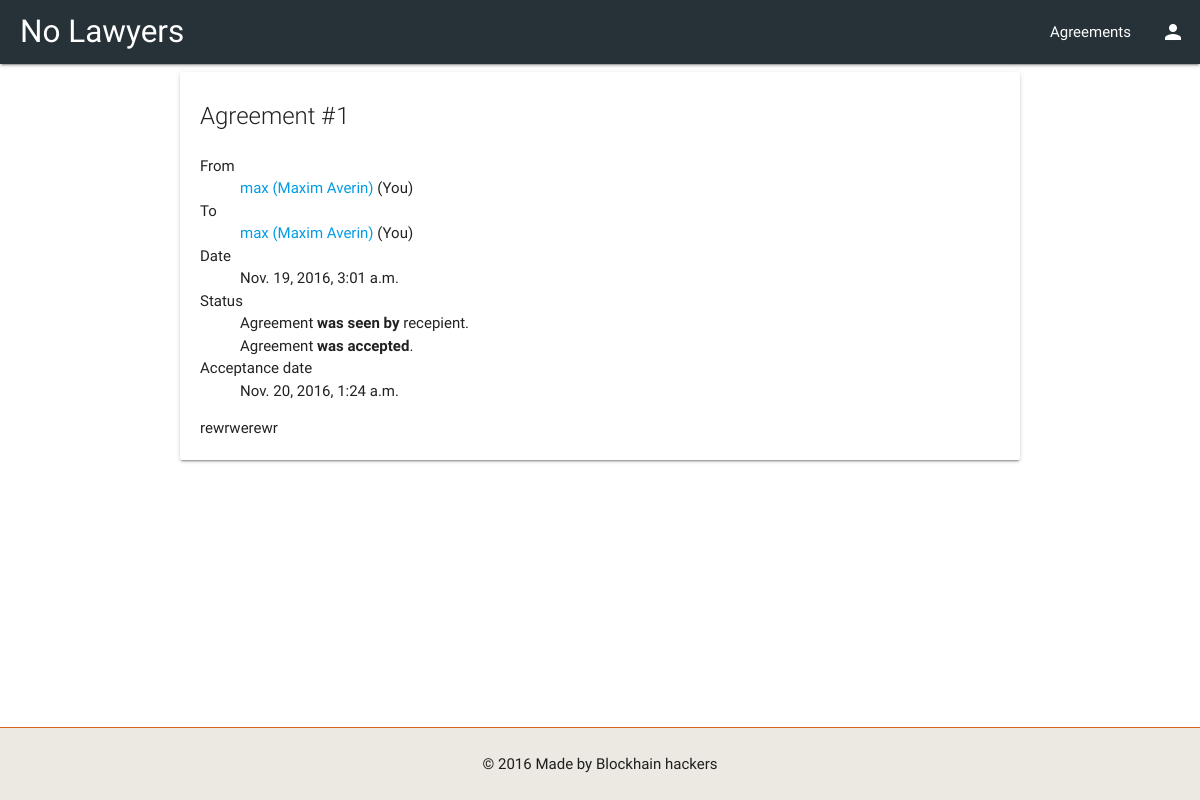
Screenshot of /offers/1/ (signed in) with the database file from the repository.
### offers/models.py (models this page shows, shortened)
class Offer(models.Model):
    offeror = models.ForeignKey(Profile, related_name="offeror")
    offeree = models.ForeignKey(Profile, related_name="offeree")
    terms = models.TextField()
    seen = models.BooleanField(default=False)
    accepted = models.BooleanField(default=False)
    created_date = models.DateTimeField(auto_now_add=True)
    accepted_date = models.DateTimeField(null=True)

### profiles/models.py (models this page shows, shortened)
class Profile(models.Model):
    user = models.OneToOneField(User, on_delete=models.CASCADE)

### offers/views.py (the view)
# urls.py: url(r"^(?P<id>[0-9]+)/$", views.show, name="show"),
@login_required
def show(request, id):
    try:
        offer = Offer.objects.select_related("offeror", "offeree").get(pk=id)
    except Offer.DoesNotExist:
        return HttpResponseNotFound("Offer with this ID does not exist")
    if request.user.profile not in (offer.offeror, offer.offeree):
        return HttpResponseForbidden(
            "You do not have enough permissions to view this offer")
    if not offer.seen and request.user.profile == offer.offeree:
        offer.seen = True
        offer.save()
    return render(request, "offers/show.html", {
        "offer": offer
    })

### pages/context_processors.py (called while the page is built)
def current_profile(request):
    if request.user.is_authenticated:
        return {
            "current_profile": request.user.profile
        }
    else:
        return {
            "current_profile": None
        }

### templates/offers/show.html (shortened to what this page needs)
{% extends 'pages.html' %}
{% block content %}
  <div class="container">
    <div class="card">
      <div class="card-content">
        <span class="card-title">Agreement #{{ offer.id }}</span>
        <dl class="offer-info offer-extend">
          <dt>From</dt>
          <dd><a href="{% url "profiles:show" offer.offeror.id %}">{{ offer.offeror.user.get_username }} ({{ offer.offeror.user.first_name }} {{ offer.offeror.user.last_name }})</a> {% if current_profile == offer.offeror %}(You){% endif %}</dd>
          <dt>To</dt>
          <dd><a href="{% url "profiles:show" offer.offeree.id %}">{{ offer.offeree.user.get_username }} ({{ offer.offeree.user.first_name }} {{ offer.offeree.user.last_name }})</a> {% if current_profile == offer.offeree %}(You){% endif %}</dd>
          <dt>Date</dt>
          <dd>{{ offer.created_date }}</dd>
          <dt>Status</dt>
          <dd>
            {% if offer.seen %}
              Agreement <b>was seen by</b> recepient.
            {% else %}
              Agreement <b>wasn't seen by</b> recepient.
            {% endif %}
            <br>
            {% if offer.accepted %}
              Agreement <b>was accepted</b>.
            {% else %}
              Agreement <b>wasn't accepted yet</b>.
            {% endif %}
          </dd>
          {% if offer.accepted %}
            <dt>Acceptance date</dt>
            <dd>{{ offer.accepted_date }}</dd>
          {% endif %}
        </dl>
        <div class="offer-terms">
          {{ offer.terms }}
        </div>
      </div>
    </div>
  </div>
{% endblock %}

### static/css/main.css (style rules this page uses)
html { height: 100%; }
body { min-height: 100%; display: flex; flex-direction: column; }

### rows the page displays
Offer: id "1", offeror.user.get_username "max", offeror.user.first_name "Maxim", offeror.user.last_name "Averin", offeree.user.get_username "max", offeree.user.first_name "Maxim", offeree.user.last_name "Averin", created_date "Nov. 19, 2016, 3:01 a.m.", accepted_date "Nov. 20, 2016, 1:24 a.m.", terms "rewrwerewr"
